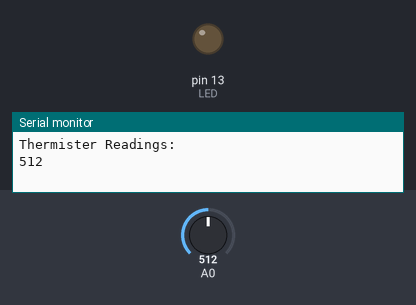
This sketch was run on a simulated Arduino Uno, built with avr-gcc and run on an emulated ATmega328P. On the bench: output pins drawn as LEDs (lit = HIGH), the last lines printed to the serial monitor. Inputs (shaded band) come from the test bench; at power-on: A0 = 512.

Above: at 3.8 s.
3.9 s: A0 set to 557
6.2 s: A0 set to 579
At 9.2 s:
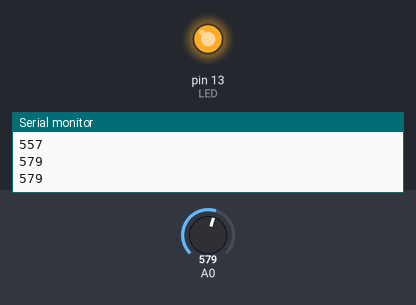
9.5 s: A0 set to 560
At 11.6 s:
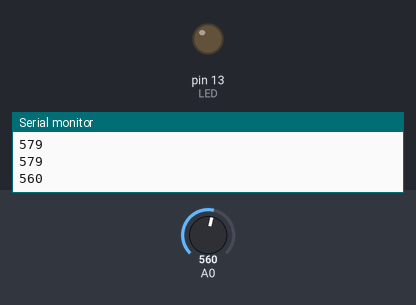
12.5 s: A0 set to 580
At 15.1 s:
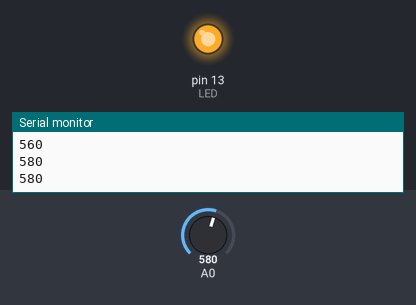
Timing chart, 0 to 16.5 s (numbered marks = the images above; inputs shaded):
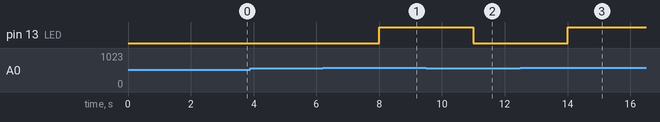

The sketch:

source.ino
```cpp
/*
Author:    Logan Edwards
Site:      le-create.com
Version:   2013-06-06

About: Simple thermostat using a 10k thermistor and Uno board.
*/

#define LED 13              // LED connected to
                            // digital pin 13
#define THERM 0            // Thermister connected
                            // to analog pin 0
int delayTime = 1000;
boolean setupRun = false;
void setup()
{
  pinMode(LED, OUTPUT);    // sets the digital pin as output
  pinMode(THERM, INPUT);   // sets the ananlog pin as input
  Serial.begin(9600);

}
/* Initialization function to display the header for
Serial output.*/
void theBegin() {

Serial.println("Thermister Readings: ");
delay(delayTime * 2);
setupRun = true;
}
void loop()
{
  if(!setupRun) {
    theBegin();
  }
  int val = analogRead(0);  // Read the resistance value
  delay(delayTime);        // Wait
  Serial.println(val);    // Print the value
  if (val > 570) {        // Arbitrary value chosen for testing
    digitalWrite(LED, HIGH);  // LED used as output device for testing
  }
  else {
    digitalWrite(LED, LOW);
  }

}
```

Measured:
- the behaviour switches between 570 and 571 on A0 (found by bisection; images 0 and 1)
- after the input at 6.2 s, pin 13 (LED): LOW → HIGH after 1.8 s
- after the input at 9.5 s, pin 13 (LED): HIGH → LOW after 1.5 s
- after the input at 12.5 s, pin 13 (LED): LOW → HIGH after 1.5 s
